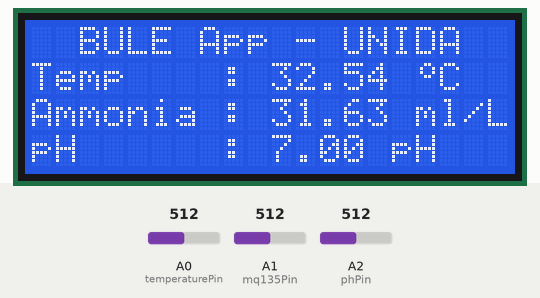
Bench run of a sketch on a simulated Arduino Uno, built with avr-gcc and run on an emulated ATmega328P. Shown: 20×4 character LCD. Inputs (shaded band) come from the test bench; at power-on: A1 (mq135Pin) = 512, A0 (temperaturePin) = 512, A2 (phPin) = 512. What the sketch prints to the serial monitor is not drawn.

Above: at 5.7 s.
5.8 s: A1 (mq135Pin) set to 568
At 11.4 s:
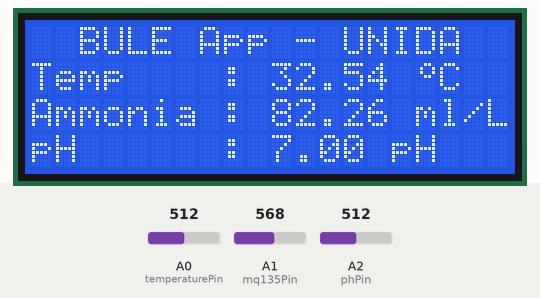
13.3 s: A1 (mq135Pin) set to 594
At 16.4 s:
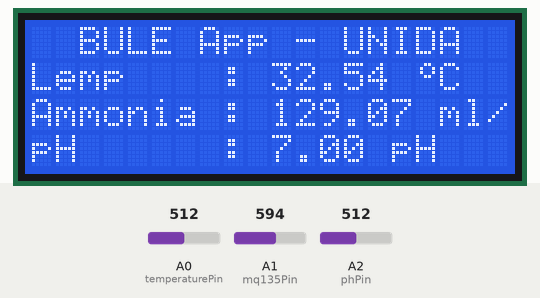
20.8 s: A0 (temperaturePin) set to 11
At 26.5 s:
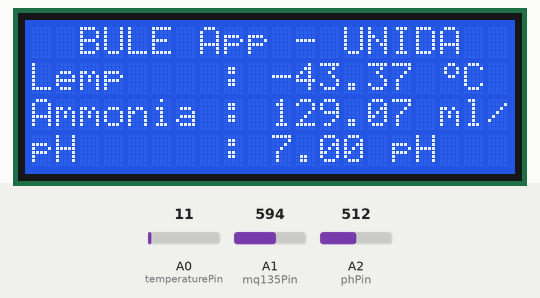
28.3 s: A0 (temperaturePin) set to 8
At 31.2 s:
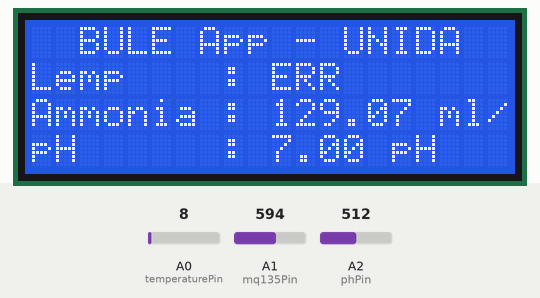
35.8 s: A2 (phPin) set to 11
At 41.3 s:
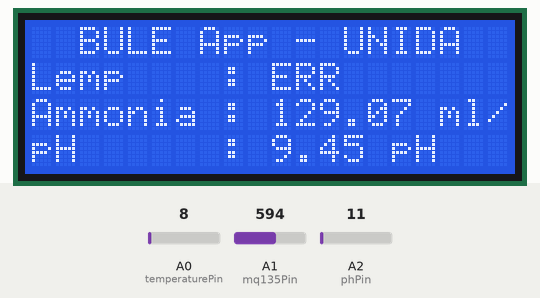
43.3 s: A2 (phPin) set to 8
At 46.1 s:
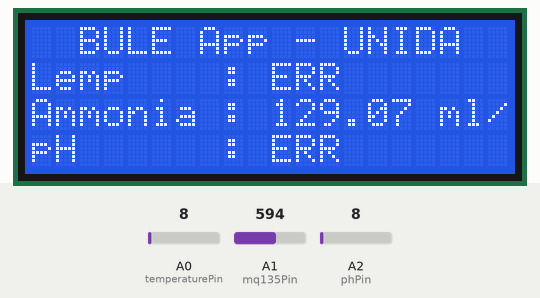
Timing chart, 0 to 47.6 s (numbered marks = the images above; inputs shaded):
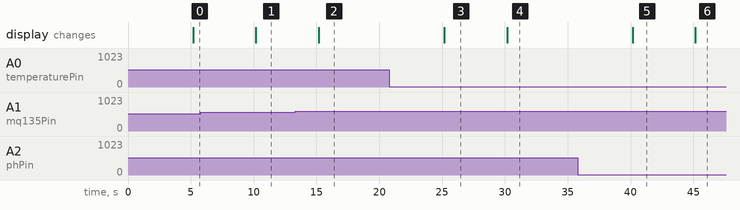

The sketch:

nano_pale-v3.ino
```cpp
#include <Wire.h>
// #include <LiquidCrystal_I2C.h>
#include <LiquidCrystal_PCF8574.h>

// Inisialisasi LCD dengan alamat I2C dan ukuran layar
LiquidCrystal_PCF8574 lcd(0x27);

// Definisi pin untuk sensor
const int temperaturePin = A0; // Pin untuk thermistor NTC 10k ohm
const int mq135Pin = A1; // Pin untuk sensor MQ135
const int phPin = A2;    // Pin untuk sensor pH

// Interval pembacaan sensor
unsigned long previousMillis = 0;
const long interval = 5000; // interval pembacaan sensor setiap 5 detik

// Parameter untuk thermistor
const float R1 = 10000.0;  // Nilai resistor pull-up 10k ohm
const float R25 = 10000.0; // Nilai thermistor pada 25°C 10k ohm
const float BETA = 3950.0; // Koefisien BETA untuk thermistor 10k ohm
const float VREF = 5.0;    // Tegangan referensi (biasanya 5V pada Arduino)
const float calibrationOffset = 7.5; // Offset kalibrasi suhu

// Variabel kalibrasi pH
float calibration_offset = 0.0;
float calibration_slope = -5.70;

// Parameter untuk MQ135
// Nilai resistansi dasar Ro, sesuaikan dengan hasil kalibrasi
float Ro = 28.0;
// Faktor konversi ppm ke mg/L [re:https://pakguru.co.id/konversi-ppm-ke-mg-l/]
const float faktor_konversi = 0.001; // 1 ppm = 1 mg/L
// Persamaan logaritmik untuk mendeteksi NH3
float calculateNH3(float RS_Ro_ratio) {
  return pow(10, ((log10(RS_Ro_ratio) - 0.587) / -0.23)); // Rumus log untuk NH3
}

// Custom karakter untuk simbol derajat
byte degreeChar[8] = {
  0B00110,
  0B01001,
  0B01001,
  0B00110,
  0B00000,
  0B00000,
  0B00000
};

void setup() {
  Serial.begin(115200);
  lcd.begin(20, 4);  // Inisialisasi LCD ukuran 20x4
  lcd.setBacklight(255);  // Menyalakan backlight

  // Buat karakter custom
  lcd.createChar(0, degreeChar); // Menyimpan karakter custom di memori LCD
}

void loop() {
  unsigned long currentMillis = millis();

  if (currentMillis - previousMillis >= interval) {
    previousMillis = currentMillis;

    // Membaca nilai dari sensor
    float temperature = getTemperature(temperaturePin, 'C');
    float ammonia = bacaAmmonia(mq135Pin);
    float phValue = bacaPh(phPin);

    // Menampilkan hasil ke Serial Monitor
    Serial.print("T");
    Serial.println(temperature);
    Serial.print("A");
    Serial.println(ammonia);
    Serial.print("P");
    Serial.println(phValue);

    // Menampilkan hasil ke LCD
    updateLCD(temperature, ammonia, phValue);
  }
}

float getTemperature(uint8_t pin, char unit) {
  delay(100);
  int adc = analogRead(pin);

  // Jika nilai ADC sangat rendah atau tinggi, sensor tidak terhubung
  if (adc < 10 || adc > 1013) {
    // Serial.println("Sensor Suhu tidak terhubung!");
    return 0.0; // Nilai default jika sensor tidak terhubung
  }

  float voltage = adc * (VREF / 1023.0);
  float R2 = R1 * ((VREF / voltage) - 1.0);

  if (R2 <= 0) {
    return 0.0; // Nilai default jika perhitungan tidak valid
  }

  float logR2 = log(R2 / R25);
  float T_kelvin = 1.0 / (1.0 / 298.15 + logR2 / BETA);
  float T_celsius = T_kelvin - 273.15;
  T_celsius += calibrationOffset;

  if (unit == 'F') {
    return (T_celsius * 9.0 / 5.0) + 32.0;
  } else {
    return T_celsius;
  }
}

float bacaPh(int pin) {
  int adcPH = analogRead(pin);

  // Cek apakah sensor pH terhubung
  if (adcPH < 10 || adcPH > 1013) {
    // Serial.println("Sensor pH tidak terhubung!");
    return 7.0; // Nilai default pH
  }

  float voltage = adcPH * (5.0 / 1023.0);
  float pHValue = 7.0 - (voltage - 2.5);
  pHValue = constrain(pHValue, 0.0, 14.0);

  return pHValue;
}

// float bacaAmmonia(int pin) {
//   int adc = analogRead(pin); // Membaca nilai ADC dari sensor MQ135
//   float VRL = adc * (3.3 / 10230); // Menghitung tegangan VRL (output dari sensor)

//   // Jika VRL di luar rentang normal, berarti sensor tidak terhubung
//   if (VRL < 0.1 || VRL > 4.9) {
//     Serial.println("Sensor Ammonia tidak terhubung!");
//     return -999.0; // Nilai default untuk ammonia
//   }

//   float RS = (3.3 / VRL - 1.0) * 10.0; // Menghitung resistansi RS
//   float Ro = 28.0; // Ro yang didapat dari kalibrasi
//   float ratio = RS / Ro; // Menghitung rasio RS/Ro

//   // Mengonversi rasio ke ppm (gunakan persamaan sensor yang tepat)
//   float ppm = pow(10, ((log10(ratio) - 0.858) / -0.417));

//   // Menyesuaikan skala dari ppm ke mg/L jika diperlukan
//   // Sesuaikan faktor ini dengan hasil kalibrasi yang akurat
//   float ammonia_mgL = ppm * 0.5; // Misalnya, faktor konversi ppm ke mg/L

//   return ammonia_mgL;
// }
float bacaAmmonia(int pin) {
  int adc = analogRead(pin); // Membaca nilai ADC dari sensor MQ135
  float VRL = adc * (VREF / 1023.0); // Menghitung tegangan output VRL dari sensor

  // Jika nilai tegangan di luar rentang normal, sensor mungkin tidak terhubung
  if (VRL < 0.1 || VRL > 4.9) {
    // Serial.println("Sensor Ammonia tidak terhubung!");
    return -999.0; // Nilai default untuk ammonia jika sensor tidak terhubung
  }

  // Menghitung resistansi sensor (RS) dalam kohm
  float RS = (VREF / VRL - 1) * 10.0; // Nilai resistor beban RL = 10k ohm

  // Menghitung rasio RS/Ro
  float RS_Ro_ratio = RS / Ro;

  // Menghitung konsentrasi ammonia menggunakan persamaan logaritmik
  float ammonia_ppm = calculateNH3(RS_Ro_ratio);

  // Jika diperlukan, sesuaikan atau konversikan ppm ke mg/L
  float ammonia_mgL = ammonia_ppm * faktor_konversi;

  return ammonia_mgL;
}

void updateLCD(float temperature, float ammonia, float phValue) {
  lcd.clear();
  lcd.setCursor(0, 0);
  lcd.print("  BULE App - UNIDA  ");

  lcd.setCursor(0, 1);
  if (temperature == 0.0) {
    lcd.print("Temp    : ERR");
  } else {
    lcd.print("Temp    : ");
    lcd.print(temperature);
    lcd.print(" ");
    lcd.write(0); // Menampilkan simbol derajat
    lcd.print("C");
  }

  lcd.setCursor(0, 2);
  if (ammonia == 0.0) {
    lcd.print("Ammonia : ERR");
  } else {
    lcd.print("Ammonia : ");
    lcd.print(ammonia);
    lcd.print(" ml/L");
  }

  lcd.setCursor(0, 3);
  if (phValue == 7.0) {
    lcd.print("pH      : ERR");
  } else {
    lcd.print("pH      : ");
    lcd.print(phValue);
    lcd.print(" pH");
  }
}

float readVoltage(int pin) {
  int buffer[10];
  unsigned long int avg = 0;

  // Ambil 10 bacaan untuk mendapatkan rata-rata
  for (int i = 0; i < 10; i++) {
    buffer[i] = analogRead(pin);
    delay(10);
  }

  for (int i = 0; i < 10; i++) {
    avg += buffer[i];
  }

  avg /= 10;
  return avg * (5.0 / 1023.0);
}
```

Measured:
- the behaviour switches between 579 and 580 on A1 (mq135Pin) (found by bisection; images 1 and 2)
- the behaviour switches between 10 and 9 on A0 (temperaturePin) (found by bisection; images 3 and 4)
- the behaviour switches between 10 and 9 on A2 (phPin) (found by bisection; images 5 and 6)
- after the input at 5.8 s, the display: changes after 4.4 s (image 1)
- after the input at 13.3 s, the display: changes after 1.9 s (image 2)
- after the input at 20.8 s, the display: changes after 4.4 s (image 3)
- after the input at 28.3 s, the display: changes after 1.9 s (image 4)
- after the input at 35.8 s, the display: changes after 4.4 s (image 5)
- after the input at 43.3 s, the display: changes after 1.9 s (image 6)
